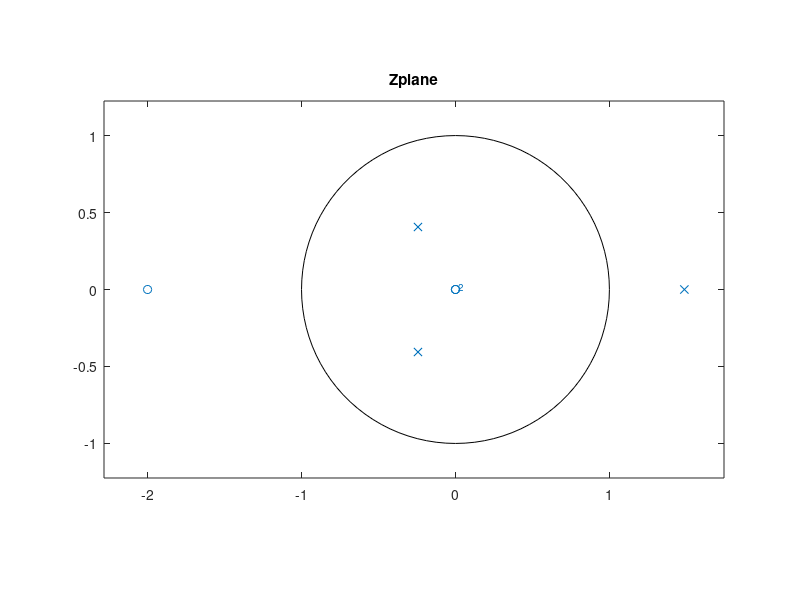

The MATLAB source for this figure:
close all; clear; clc; format short; format compact;

num=[1 2];
den=[1 -1 -0.5 -1/3];

zplane(num,den)
grid;
title('Zplane');